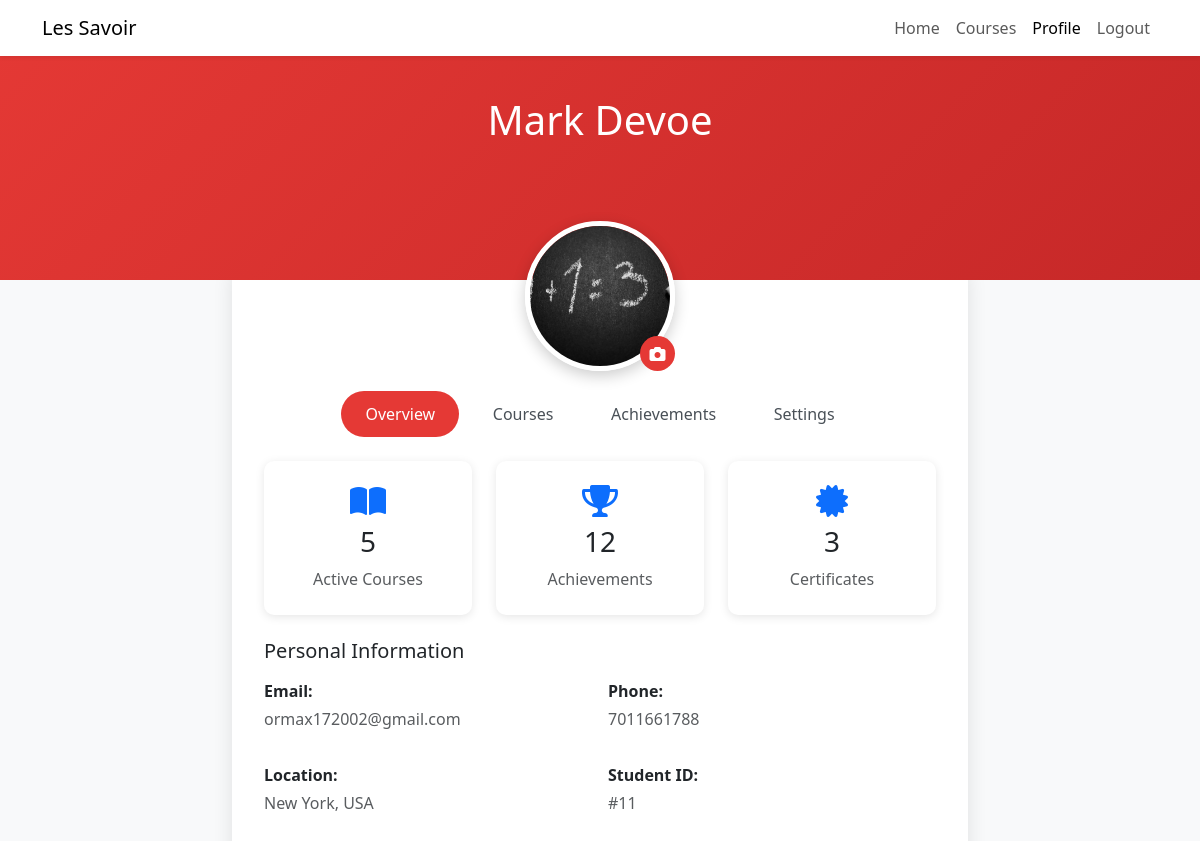
/accounts/profile/ (signed in), run on the app's committed database.
### users/models.py (models this page shows, shortened)
class CustomUser(AbstractUser):
    email = models.EmailField(unique=True)
    phone = models.CharField(max_length=15, unique=True, null=True, blank=True)
    role = models.CharField(choices=roles, default='Student', max_length=10)

class Profile(models.Model):
    user = models.OneToOneField(get_user_model(), on_delete=models.CASCADE, related_name="profile")
    bio = models.TextField(blank=True, null=True)
    profile_picture = models.ImageField(upload_to='profile_pics/',
                                         blank=True,
                                         null=True,
                                         default="defaults/default_profile_image.png"
                                        )
    date_joined = models.DateTimeField(auto_now_add=True)

### users/views.py (the view, shortened to what this page needs)
# urls.py: path('profile/', profile, name='profile'),
@login_required
def profile(request):
    user = request.user
    return render(request, 'accounts/profile.html', {'user': user})

### users/templates/accounts/profile.html (shortened to what this page needs)
    <!DOCTYPE html>
<html lang="en">
<head>
    <link href="https://cdn.jsdelivr.net/npm/bootstrap@5.3.0/dist/css/bootstrap.min.css" rel="stylesheet">
    <link rel="stylesheet" href="https://cdnjs.cloudflare.com/ajax/libs/font-awesome/6.0.0/css/all.min.css">
</head>
<body>
    <nav class="navbar navbar-expand-lg navbar-light bg-white fixed-top shadow-sm">
        <div class="container">
            <a class="navbar-brand" href="index.html">Les Savoir</a>
            <div class="collapse navbar-collapse" id="navbarNav">
                <ul class="navbar-nav ms-auto">
                    <li class="nav-item">
                        <a class="nav-link" href="{% url 'home' %}">Home</a>
                    </li>
                    <li class="nav-item">
                        <a class="nav-link" href="{% url 'courses' %}">Courses</a>
                    </li>
                    <li class="nav-item">
                        <a class="nav-link active" href="{% url 'profile' %}">Profile</a>
                    </li>
                    <li class="nav-item">
                        <a class="nav-link" href="{% url 'logout' %}">Logout</a>
                    </li>
                </ul>
            </div>
        </div>
    </nav>
    <div class="profile-header">
        <div class="container text-center">
            <h1 class="mb-2">{{ user.first_name }} {{ user.last_name }}</h1>
        </div>
    </div>
    <div class="container py-5">
        <div class="row">
            <div class="col-lg-8 mx-auto">
                <div class="profile-card">
                    <div class="profile-pic-wrapper">
                        <img src="{{ user.profile.profile_picture.url }}" alt="Profile" class="profile-pic">
                        <label for="profile-upload" class="edit-pic">
                            <i class="fas fa-camera"></i>
                        </label>
                    </div>
                    <ul class="nav nav-pills mb-4 justify-content-center" id="profileTabs" role="tablist">
                        <li class="nav-item">
                            <a class="nav-link active" data-bs-toggle="pill" href="#overview">Overview</a>
                        </li>
                        <li class="nav-item">
                            <a class="nav-link" data-bs-toggle="pill" href="#courses">Courses</a>
                        </li>
                        <li class="nav-item">
                            <a class="nav-link" data-bs-toggle="pill" href="#achievements">Achievements</a>
                        </li>
                        <li class="nav-item">
                            <a class="nav-link" data-bs-toggle="pill" href="#settings">Settings</a>
                        </li>
                    </ul>
                    <div class="tab-content">
                        <div class="tab-pane fade show active" id="overview">
                            <div class="row g-4 mb-4">
                                <div class="col-md-4">
                                    <div class="stat-card text-center">
                                        <i class="fas fa-book-open fa-2x mb-2 text-primary"></i>
                                        <h3>5</h3>
                                        <p class="text-muted mb-0">Active Courses</p>
                                    </div>
                                </div>
                                <div class="col-md-4">
                                    <div class="stat-card text-center">
                                        <i class="fas fa-trophy fa-2x mb-2 text-primary"></i>
                                        <h3>12</h3>
                                        <p class="text-muted mb-0">Achievements</p>
                                    </div>
                                </div>
                                <div class="col-md-4">
                                    <div class="stat-card text-center">
                                        <i class="fas fa-certificate fa-2x mb-2 text-primary"></i>
                                        <h3>3</h3>
                                        <p class="text-muted mb-0">Certificates</p>
                                    </div>
                                </div>
                            </div>
                            <div class="mb-4">
                                <h5 class="mb-3">Personal Information</h5>
                                <div class="row g-3">
                                    <div class="col-md-6">
                                        <p class="mb-1"><strong>Email:</strong></p>
                                        <p class="text-muted">{{ user.email }}</p>
                                    </div>
                                    <div class="col-md-6">
                                        <p class="mb-1"><strong>Phone:</strong></p>
                                        <p class="text-muted">{{ user.phone }}</p>
                                    </div>
                                    <div class="col-md-6">
                                        <p class="mb-1"><strong>Location:</strong></p>
                                        <p class="text-muted">New York, USA</p>
                                    </div>
                                    <div class="col-md-6">
                                        <p class="mb-1"><strong>Student ID:</strong></p>
                                        <p class="text-muted">#{{ user.id }}</p>
                                    </div>
                                </div>
                            </div>
                    </div>
                </div>
            </div>
        </div>
    </div>
</body>
</html>

### users/templates/accounts/profile.html (style rules this page uses)
:root { --primary-color: #E53935; --primary-dark: #C62828; --primary-light: #FFCDD2; --accent-color: #FFFFFF; }
body { font-family: 'Segoe UI', Tahoma, Geneva, Verdana, sans-serif; background-color: #f8f9fa; }
.profile-header { background: linear-gradient(135deg, var(--primary-color), var(--primary-dark)); padding: 6rem 0 8rem; color: white; position: relative; }
.profile-card { background: white; border-radius: 15px; padding: 2rem; margin-top: -4rem; box-shadow: 0 5px 20px rgba(0,0,0,0.1); }
.nav-pills .nav-link { color: #495057; border-radius: 25px; padding: 0.7rem 1.5rem; margin: 0 0.3rem; }
.nav-pills .nav-link.active { background-color: var(--primary-color); }
.profile-pic-wrapper { position: relative; width: 150px; height: 150px; margin: -75px auto 20px; }
.profile-pic { width: 100%; height: 100%; border-radius: 50%; border: 5px solid white; box-shadow: 0 5px 15px rgba(0,0,0,0.2); object-fit: cover; }
.edit-pic { position: absolute; right: 0; bottom: 0; background: var(--primary-color); width: 35px; height: 35px; border-radius: 50%; display: flex; align-items: center; justify-content: center; color: white; cursor: pointer; transition: all 0.3s ease; }
.stat-card { background: white; border-radius: 10px; padding: 1.5rem; box-shadow: 0 2px 10px rgba(0,0,0,0.1); transition: transform 0.3s ease; }
.tab-pane { animation: fadeIn 0.3s ease; }

### data on the page
CustomUser: first_name "Mark", last_name "Devoe", profile.profile_picture (picture), email "ormax172002@gmail.com", phone "7011661788", id "11"
